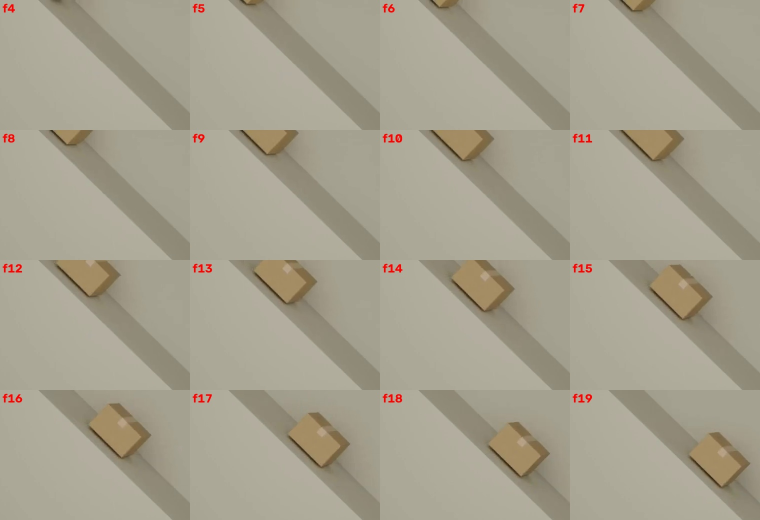
#> input picture research/verify_s2events/crop_0253.jpg, 1520 x 1040 px (shown at 1/2 size)
$ python -i track.py   (imports and definitions only)
#> lines starting #> are read from the running program, lines starting #| are printed output that depends on the picture; after the words box and inside, x2 and y2 are one past the last pixel; in counts of white or black regions, pixels touching at a corner belong together
#> further down, picture is the input picture: shape (1040, 1520, 3); mean B, G, R 141.8, 160, 165.4
import cv2, numpy as np, json
R1='/home/user/quantiphy-challenge/research/next/labaudit/0023/frames/'
def cover_mask(im):
    hsv=cv2.cvtColor(im,cv2.COLOR_BGR2HSV).astype(int)
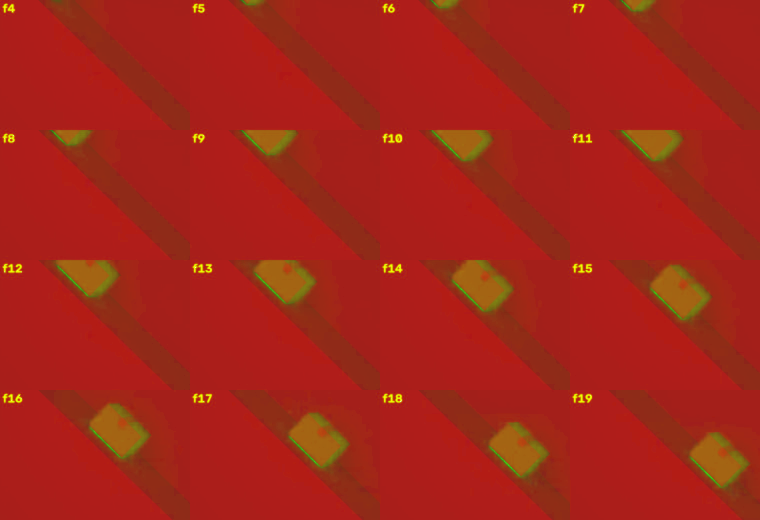
#> hsv: shape (1040, 1520, 3) int64 (shown at 1/2 size); mean B, G, R 24.5, 36.9, 165.4
    m=((hsv[...,0]>=82)&(hsv[...,0]<=108)&(hsv[...,1]>=22)&(hsv[...,2]>=140)).astype(np.uint8)
#> m: shape (1040, 1520); every value is 0
    m[:300]=0; m[560:]=0; m[:, :400]=0; m[:, 800:]=0
    m=cv2.morphologyEx(m,cv2.MORPH_OPEN,np.ones((3,3),np.uint8))
    n,lab,st,cen=cv2.connectedComponentsWithStats(m)
#> lab: shape (1040, 1520) int32; every value is 0
#> n = 1; st = [[0, 0, 1520, 1040, 1580800]]; cen = [[759.5, 519.5]]
    if n<2: return m*0
    k=1+np.argmax(st[1:,4]); return (lab==k).astype(np.uint8)
def main():
  out={}
  for pre in ['o','s','x']:
      T=[]
      for i in range(0,49):
          im=cv2.imread(R1+f'{pre}{i:02d}.png')
          m=cover_mask(im); ys,xs=np.nonzero(m)
          if len(xs)==0: T.append(None); continue
          T.append(dict(i=i,area=int(len(xs)),cx=float(xs.mean()),cy=float(ys.mean()),x0=int(xs.min()),x1=int(xs.max()),y0=int(ys.min()),y1=int(ys.max()),
                        bx=float((xs.min()+xs.max())/2),by=float((ys.min()+ys.max())/2)))
      out[pre]=T
  json.dump(out,open('cover_track.json','w'))
  for i in range(16,33):
      s=' | '.join('%s a%5d c(%6.1f,%6.1f) bb x%3d-%3d y%3d-%3d'%(p,out[p][i]['area'],out[p][i]['cx'],out[p][i]['cy'],out[p][i]['x0'],out[p][i]['x1'],out[p][i]['y0'],out[p][i]['y1']) for p in 'osx')
      print(i,s)

# [1 line not run here, left out]

>>> import cv2
>>> picture = cv2.imread('../../../../verify_s2events/crop_0253.jpg')
>>> result = cover_mask(picture)

$ run again, on research/verify_s2events/grid_0145.jpg
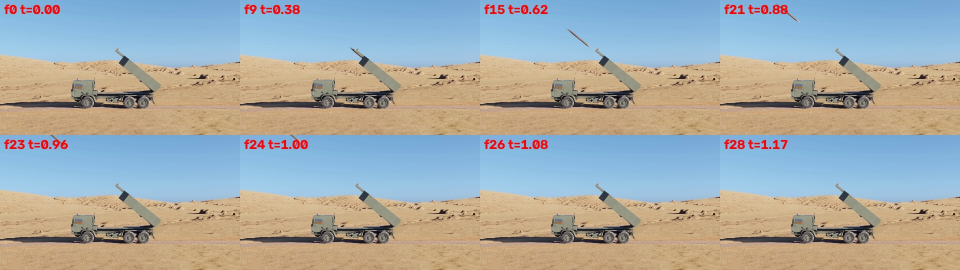
#> input picture research/verify_s2events/grid_0145.jpg, 1920 x 540 px (shown at 1/2 size)
#> picture is the input picture: shape (540, 1920, 3); mean B, G, R 168.5, 170.5, 166
#> in cover_mask, `m=((hsv[...,0]>=82)&(hsv[...,0]<=108)&(hsv[...,1]>=22)&(hsv[...,2]>=14..`:
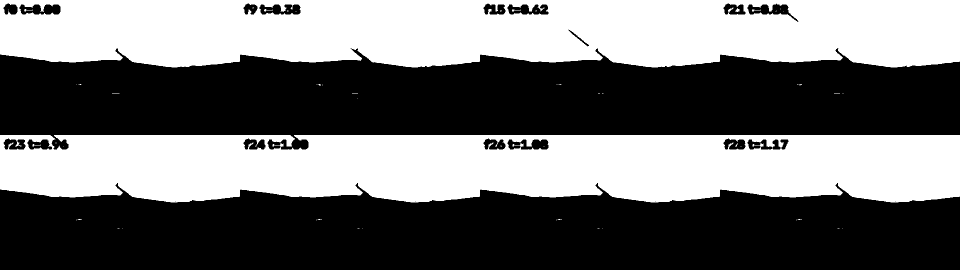
#> m: shape (540, 1920) (shown at 1/2 size); values 0 (black) and 1 (white), 44.5% white; 60 white regions (52 under 20 px), largest, box (x1, y1, x2, y2) and area: (0, 270, 1920, 405) 230378, (0, 0, 1920, 135) 230187, (1470, 16, 1479, 24) 42
#> in cover_mask, `m[:, 800:] = 0`:
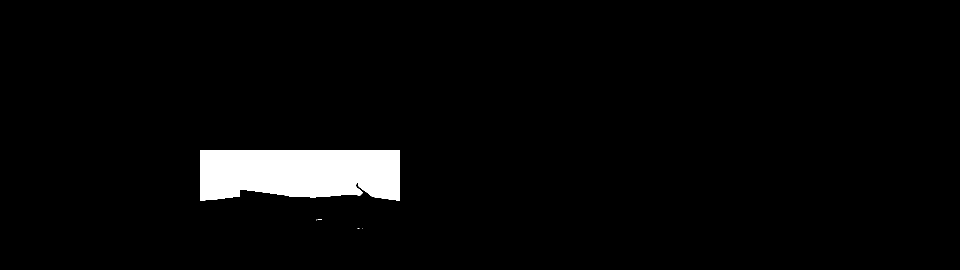
#> m: shape (540, 1920) (shown at 1/2 size); values 0 (black) and 1 (white), 3.6% white; 6 white regions (5 under 20 px), largest, box (x1, y1, x2, y2) and area: (400, 300, 800, 402) 36799
#> lab: shape (540, 1920) int32; values 0 (black) and 1 (white), 3.5% white; 1 white region, box (x1, y1, x2, y2) and area: (400, 300, 800, 402) 36798
#> n = 2; st = [[0, 0, 1920, 540, 1000002], [400, 300, 400, 102, 36798]]; cen = [[972.7, 266.7], [599.7, 345.7]]
#> k = 1

$ run again, on research/verify_s2events/grid_0253.jpg
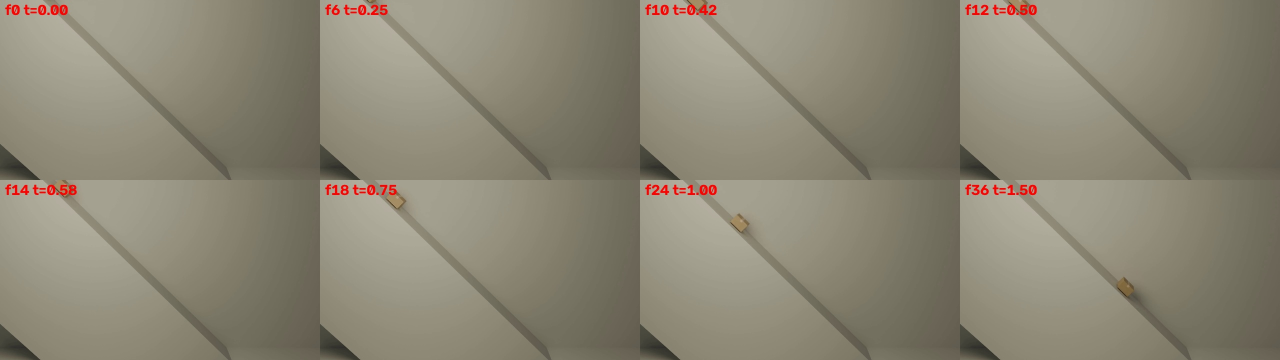
#> input picture research/verify_s2events/grid_0253.jpg, 2560 x 720 px (shown at 1/2 size)
#> picture is the input picture: shape (720, 2560, 3); mean B, G, R 116.5, 134, 139.4
#> in cover_mask, `hsv=cv2.cvtColor(im,cv2.COLOR_BGR2HSV).astype(int)`:
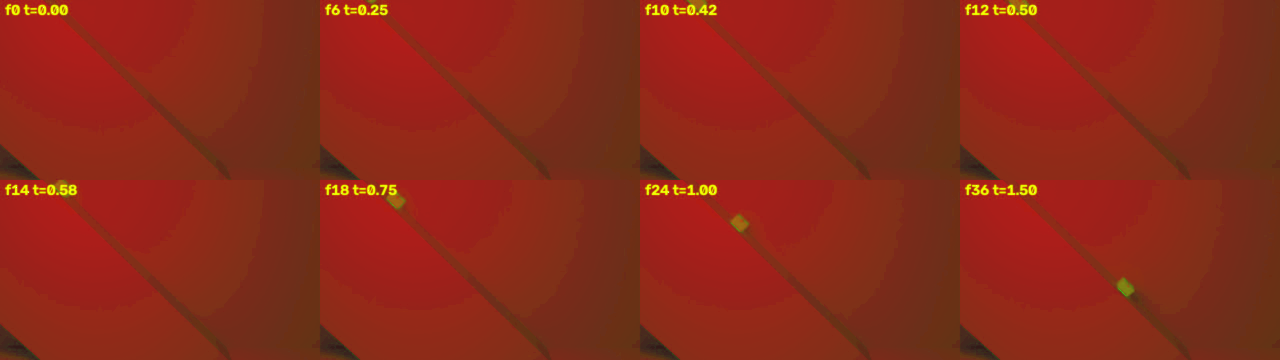
#> hsv: shape (720, 2560, 3) int64 (shown at 1/2 size); mean B, G, R 24.6, 41.8, 139.4
#> m: shape (720, 2560); every value is 0
#> lab: shape (720, 2560) int32; every value is 0
#> n = 1; st = [[0, 0, 2560, 720, 1843200]]; cen = [[1279.5, 359.5]]
